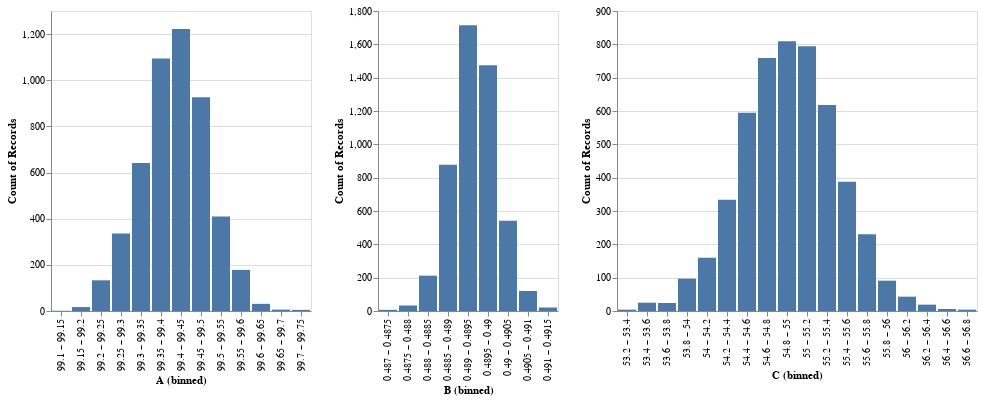

The notebook cell saved with this chart:
### Code cell
import altair as alt

base = alt.Chart(pd.DataFrame(posterior).head(5000)).mark_bar().encode(y="count()")
base.encode(
    x=alt.X("A:O").bin(maxbins=20),
) | base.encode(
    x=alt.X("B:O").bin(maxbins=20),
) | base.encode(
    x=alt.X("C:O").bin(maxbins=20),
)

### Figure 1 — Vega-Lite specification as saved in the notebook (floating-point values rounded to 4 significant figures; data arrays with more than 128 entries replaced by an {"elided": "..."} marker saying what was removed)
{"config": {"view": {"continuousWidth": 300, "continuousHeight": 300}}, "hconcat": [{"mark": {"type": "bar"}, "encoding": {"x": {"bin": {"maxbins": 20}, "field": "A", "type": "ordinal"}, "y": {"aggregate": "count", "type": "quantitative"}}}, {"mark": {"type": "bar"}, "encoding": {"x": {"bin": {"maxbins": 20}, "field": "B", "type": "ordinal"}, "y": {"aggregate": "count", "type": "quantitative"}}}, {"mark": {"type": "bar"}, "encoding": {"x": {"bin": {"maxbins": 20}, "field": "C", "type": "ordinal"}, "y": {"aggregate": "count", "type": "quantitative"}}}], "data": {"name": "data-412db71a61ed9b50e429ea2c2e738a74"}, "$schema": "https://vega.github.io/schema/vega-lite/v5.17.0.json", "datasets": {"data-412db71a61ed9b50e429ea2c2e738a74": {"elided": "5000 records"}}}
